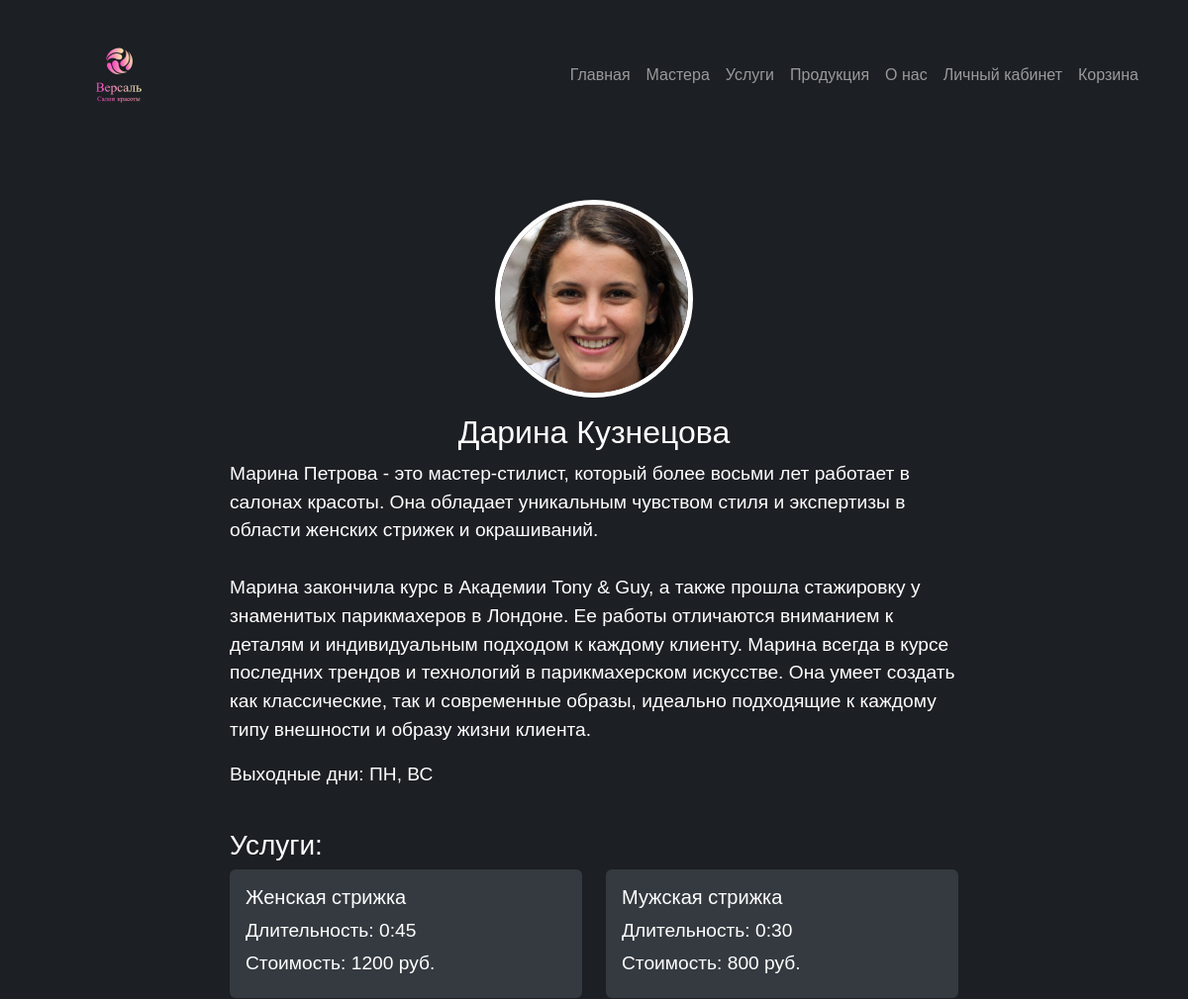
Before: /masters/darina-kuznetsova/ (upper part) with the older database file.
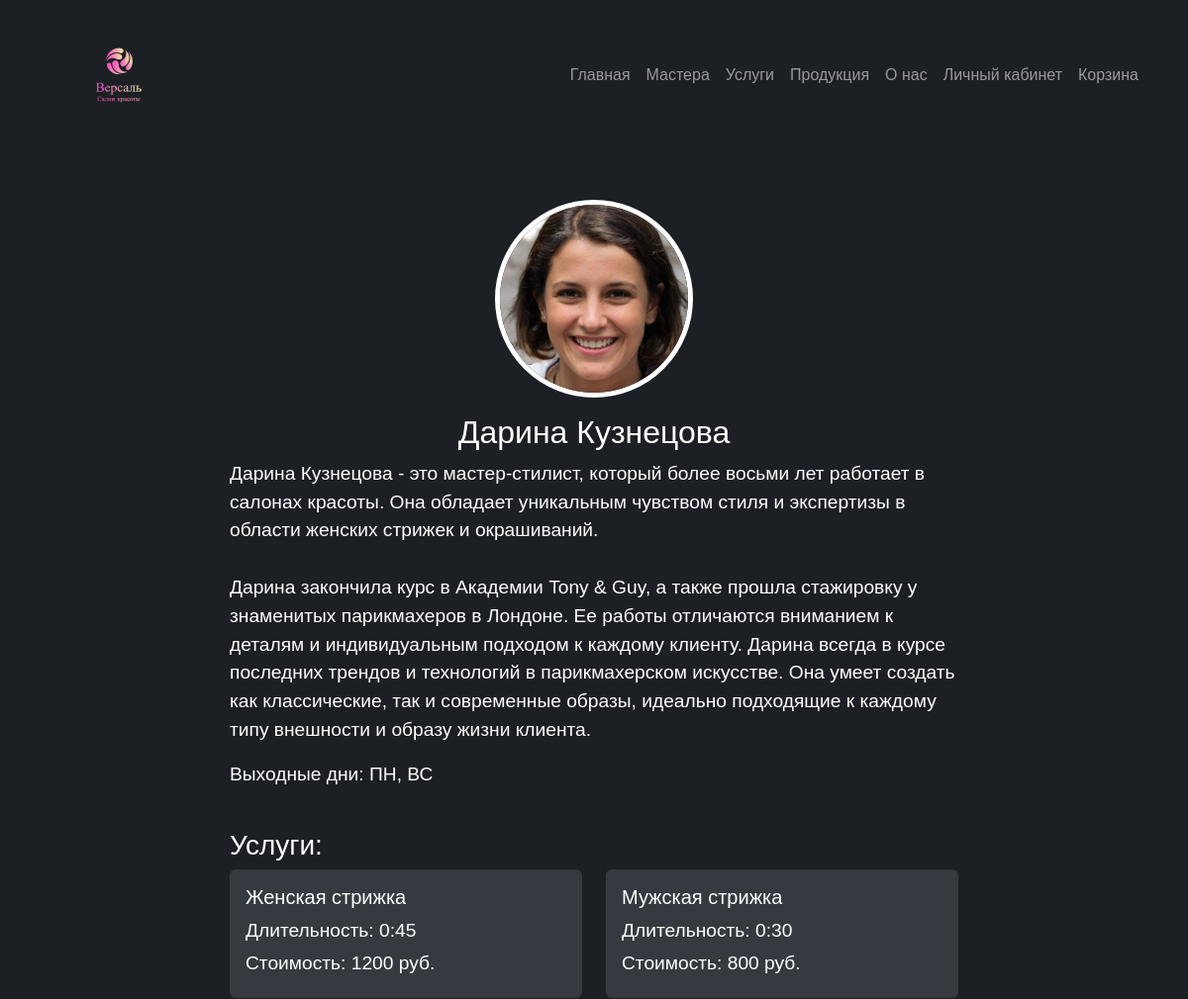
After: the same page with the newer database file.
### masters/models.py (models this page shows, shortened)
class Masters(models.Model):
    user: Users = models.OneToOneField(Users, on_delete=models.CASCADE, verbose_name='Пользователь')
    position = models.ForeignKey(Position,  on_delete=models.PROTECT, verbose_name='Должность')
    short_description = models.CharField(verbose_name='Краткая информация', max_length=200)
    full_description = models.TextField(verbose_name='Полная информация')
    photo = models.ImageField(verbose_name='Фотография', upload_to='images/')
    weekend = models.ManyToManyField(Weekday, verbose_name='Выходные', limit_choices_to=2)
    slug = models.SlugField(verbose_name='URL', max_length=50, unique=True, db_index=True, blank=True)
    class Meta:
        verbose_name = 'Мастер'
        verbose_name_plural = 'Мастера'

class Users(AbstractUser):
    username = None
    email = models.EmailField(verbose_name='Почта', max_length=50, unique=True, db_index=True)
    phone_number = models.CharField(verbose_name='Номер телефона', max_length=20, unique=True)
    is_customer = models.BooleanField(verbose_name='Клиент', default=True, help_text='Уберите отметку, '
                                                                        'если пользователь является сотрудником салона')
    USERNAME_FIELD = 'email'
    REQUIRED_FIELDS = []
    objects = UserManager()
    class Meta:
        verbose_name = 'Пользователь'
        verbose_name_plural = 'Пользователи'

class Weekday(models.Model):
    DAY_CHOICES = (
        ('ПН', 'Понедельник'),
        ('ВТ', 'Вторник'),
        ('СР', 'Среда'),
        ('ЧТ', 'Четверг'),
        ('ПТ', 'Пятница'),
        ('СБ', 'Суббота'),
        ('ВС', 'Воскресенье'),
    )
    day = models.CharField(max_length=20, choices=DAY_CHOICES, unique=True, verbose_name='День недели')
    def __str__(self):
        return self.day
    class Meta:
        verbose_name = 'Выходной'
        verbose_name_plural = 'Выходные'

### masters/views.py (the view)
# urls.py: path('<slug:master_slug>/', views.master_info, name='master_info')
def master_info(request, master_slug):
    master = get_object_or_404(Masters, slug=master_slug)
    categories = MasterCategory.objects.filter(master=master)
    services = []
    for category in categories:
        category_services = Services.objects.filter(category=category.category)
        for service in category_services:
            services.append(service)
    return render(request, 'masters/master_info.html', {'master': master, 'services': services})

### masters/templates/masters/master_info.html (shortened to what this page needs)
{% extends 'main/main_layout.html' %}
{% load static %}
{% block css_link %}
    <link rel="stylesheet" href="{% static 'masters/css/master_info.css' %}">
{% endblock %}
{% block content %}
    <div class="container">
        <div class="row justify-content-center master-details">
            <div class="col-md-8 space-top">
                <div class="master-photo-container mb-3">
                    <img src="{{ master.photo.url }}" alt="Master Photo" class="img-fluid rounded master-photo">
                </div>
                <h2 class="mt-3 text-white text-center">{{ master.user.first_name }} {{ master.user.last_name }}</h2>
                <p class="text-white text-left">{{ master.full_description|linebreaksbr }}</p>
                <p class="text-white text-left">Выходные дни: {{ master.weekend.all|join:", " }}</p>
            </div>
        </div>
        <div class="row justify-content-center mt-4">
            <div class="col-md-8">
                <h3 class="text-white">Услуги:</h3>
                <div class="row">
                    {% for service in services %}
                        <div class="col-md-6 mb-3">
                            <div class="card service-card h-100">
                                <div class="card-body d-flex flex-column">
                                    <h5 class="card-title">{{ service.title }}</h5>
                                    <p class="card-text">Длительность: {{ service.duration }}</p>
                                    <p class="card-text">Стоимость: {{ service.cost }} руб.</p>
                                </div>
                            </div>
                        </div>
                    {% endfor %}
                </div>
            </div>
        </div>
    </div>
{% endblock %}

Changed rows visible on the page:
changed Masters "Дарина": full_description "Марина Петрова - это мастер-стилист, который более восьми лет работает в салонах красоты. Она обладает уникальным чувством стиля и экспертизы в области женских стрижек и окрашиваний. Марина закончила курс в Академии Tony & Guy, а также прошла стажировку у знаменитых парикмахеров в Лондоне. Ее работы отличаются вниманием к деталям и индивидуальным подходом к каждому клиенту. Марина всегда в курсе последних…" → "Дарина Кузнецова - это мастер-стилист, который более восьми лет работает в салонах красоты. Она обладает уникальным чувством стиля и экспертизы в области женских стрижек и окрашиваний. Дарина закончила курс в Академии Tony & Guy, а также прошла стажировку у знаменитых парикмахеров в Лондоне. Ее работы отличаются вниманием к деталям и индивидуальным подходом к каждому клиенту. Дарина всегда в курсе последних…"
